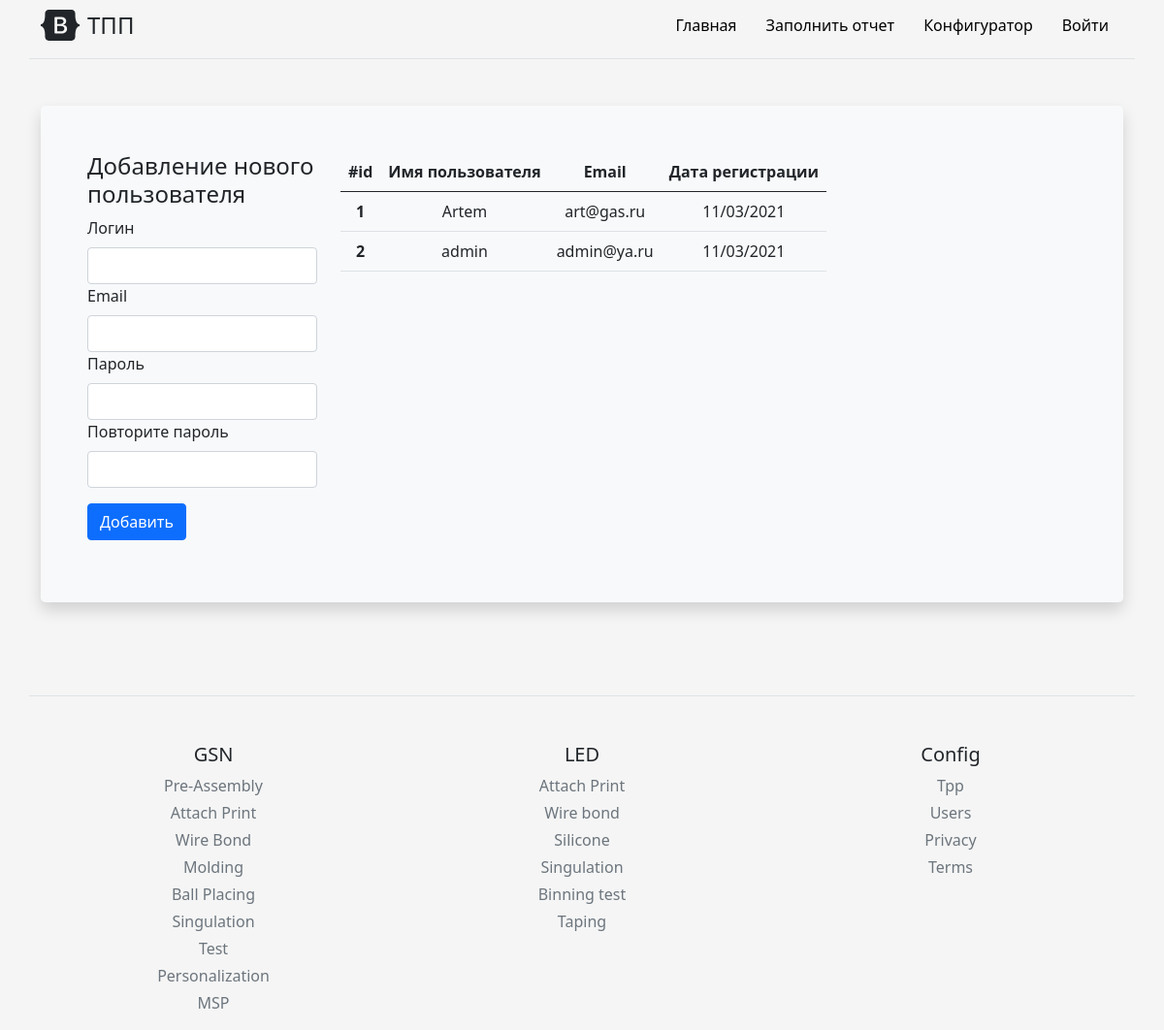
Page /config_user on the earlier database version.
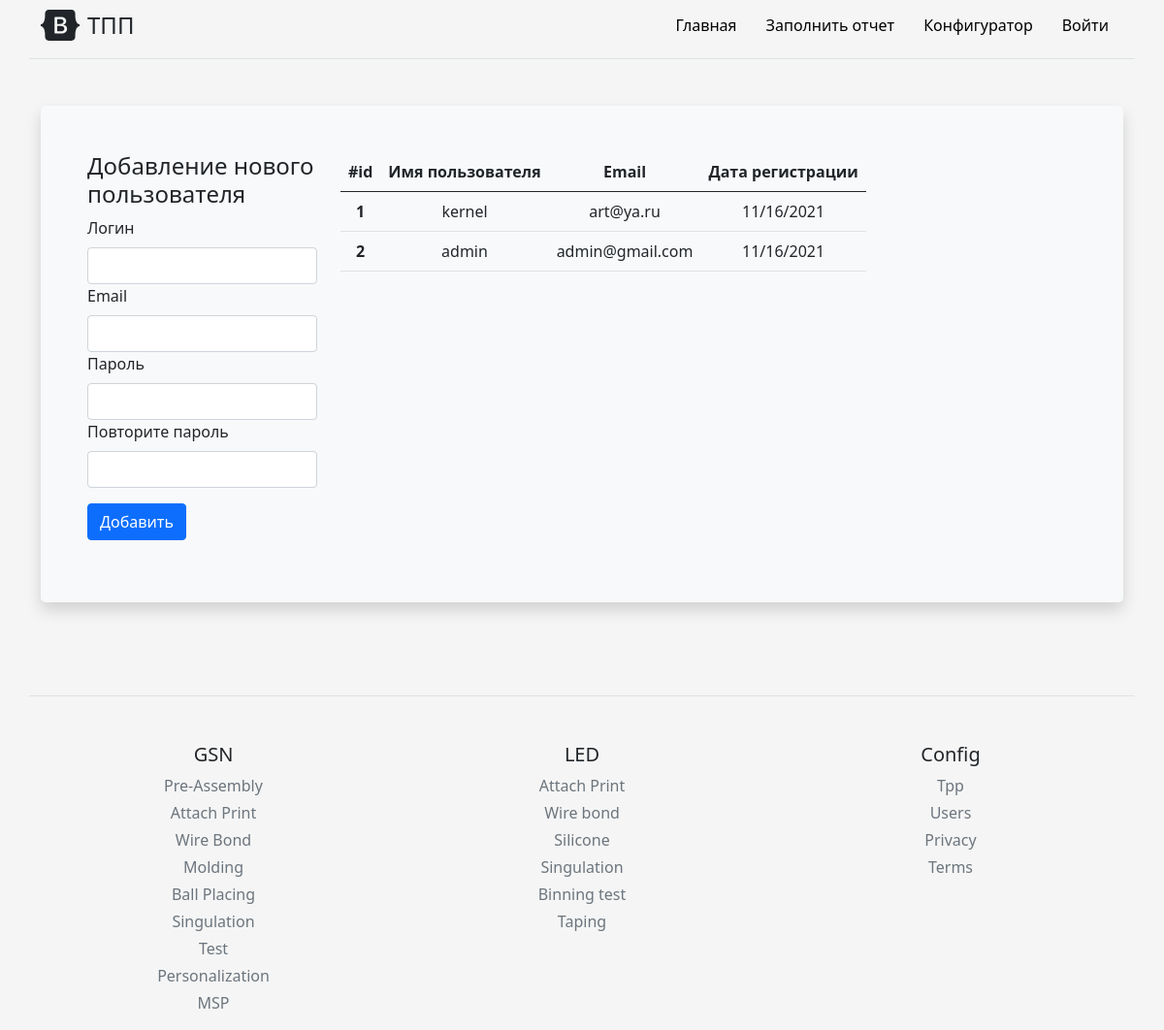
Same page on the later database version.
### models.py (models this page shows, shortened)
class User(UserMixin, db.Model):
    id = db.Column(db.Integer, primary_key=True)
    login = db.Column(db.String(64), index=True, unique=True)
    email = db.Column(db.String(64), index=True, unique=True)
    password_hash = db.Column(db.String(120), index=True, unique=True)
    time = db.Column(db.DateTime, index=True, default=datetime.utcnow)
    tpp = db.relationship('Tpp', backref='author', lazy='dynamic')

### routes.py (the view, shortened to what this page needs)
@app_routes.route('/config_user', methods=["POST", "GET"])
def config_user():
    from main import db
    from models import User
    users = db.session.query(User).all()
    return render_template('config_user.html', users=users)

### templates/config_user.html (shortened to what this page needs)
{% extends 'base.html' %}
{% block body %}
<div class="container py-4">
    <div class="p-5 mb-4 bg-light rounded-3 shadow">
        <div class="row align-items-md-stretch">
            <form class="col-md-3" method="post">
                <h4>Добавление нового пользователя</h4>
                <div class="col-sm-12">
                    <label for="user_login" class="form-label">Логин</label>
                    <input type="text" class="form-control" name="user_login" id="user_login" required>
                </div>
                <div class="col-sm-12">
                    <label for="user_email" class="form-label">Email</label>
                    <input type="text" class="form-control" name="user_email" id="user_email" required>
                </div>
                <div class="col-sm-12">
                    <label for="user_pass" class="form-label">Пароль</label>
                    <input type="text" class="form-control" name="user_pass" id="user_pass" required>
                </div>
                <div class="col-sm-12">
                    <label for="user_pass2" class="form-label">Повторите пароль</label>
                    <input type="text" class="form-control" name="user_pass2" id="user_pass2" required>
                </div>
                <div class="py-3">
                    <button class="btn btn-m btn-primary btn-block" type="submit" name="btn" value="add"> Добавить </button>
                </div>
            </form>
            <div class="col-md-9">
                <table class="table table-hover">
                    <thead>
                        <tr>
                        <th scope="col">#id</th>
                        <th scope="col">Имя пользователя</th>
                        <th scope="col">Email</th>
                        <th scope="col">Дата регистрации</th>
                        </tr>
                    </thead>
                    <tbody method="post" >
                        {% for item in users %}
                        <tr>
                        <th scope="row" name="up_table_id">{{item.id}}</th>
                        <td name="up_table_prod_name">{{item.login}}</td>
                        <td name="up_table_prod_name">{{item.email}}</td>
                        <td name="up_table_number">{{item.time.strftime("%m/%d/%Y")}}</td>
                        </tr>
                        {% endfor %}
                    </tbody>
                </table>
            </div>
         </div>
    </div>
</div>
{% endblock %}

### templates/base.html (shortened to what this page needs)
<!DOCTYPE html>
<html lang="en">
  <head>
    <link rel="stylesheet" href="https://cdn.jsdelivr.net/npm/bootstrap@5.1.0/dist/css/bootstrap.min.css">
    <link rel="stylesheet" href="{{ url_for('static', filename='css/main.css') }}">
  </head>
<body>
  <div class="py-2 container d-flex flex-column flex-md-row align-items-center pb-3 mb-4 border-bottom">
      <a href="/" class="d-flex align-items-center text-dark text-decoration-none">
        <span class="fs-4">ТПП</span>
      </a>
      <nav class="d-inline-flex mt-2 mt-md-0 ms-md-auto">
        <a class="nav__link" href="/">Главная</a>
        <a class="nav__link" href="/form">Заполнить отчет</a>
        <a class="nav__link" href="/config_tpp">Конфигуратор</a>
        {% if current_user.is_anonymous %}
        <a class="nav__link" href="/login">Войти</a>
        {% else %}
        <a class="nav__link" href="/logout">Выйти</a>
        {% endif %}
      </nav>
    </div>
{% block body %}{% endblock %}
</body>
<footer class="container pt-4 my-md-5 pt-md-5 border-top">
    <div class="text-center row">
      <div class="col-6 col-md">
        <h5>GSN</h5>
        <ul class="list-unstyled text-small">
          <li class="mb-1"><a class="link-secondary text-decoration-none" href="#">Pre-Assembly</a></li>
          <li class="mb-1"><a class="link-secondary text-decoration-none" href="#">Attach Print</a></li>
          <li class="mb-1"><a class="link-secondary text-decoration-none" href="#">Wire Bond</a></li>
          <li class="mb-1"><a class="link-secondary text-decoration-none" href="#">Molding</a></li>
          <li class="mb-1"><a class="link-secondary text-decoration-none" href="#">Ball Placing</a></li>
          <li class="mb-1"><a class="link-secondary text-decoration-none" href="#">Singulation</a></li>
          <li class="mb-1"><a class="link-secondary text-decoration-none" href="#">Test</a></li>
          <li class="mb-1"><a class="link-secondary text-decoration-none" href="#">Personalization</a></li>
          <li class="mb-1"><a class="link-secondary text-decoration-none" href="#">MSP</a></li>
        </ul>
      </div>
      <div class="col-6 col-md">
        <h5>LED</h5>
        <ul class="list-unstyled text-small">
          <li class="mb-1"><a class="link-secondary text-decoration-none" href="#">Attach Print </a></li>
          <li class="mb-1"><a class="link-secondary text-decoration-none" href="#">Wire bond</a></li>
          <li class="mb-1"><a class="link-secondary text-decoration-none" href="#">Silicone</a></li>
          <li class="mb-1"><a class="link-secondary text-decoration-none" href="#">Singulation</a></li>
          <li class="mb-1"><a class="link-secondary text-decoration-none" href="#">Binning test</a></li>
          <li class="mb-1"><a class="link-secondary text-decoration-none" href="#">Taping</a></li>
        </ul>
      </div>
      <div class="col-6 col-md">
        <h5>Config</h5>
        <ul class="list-unstyled text-small">
          <li class="mb-1"><a class="link-secondary text-decoration-none" href="/config_tpp">Tpp</a></li>
          <li class="mb-1"><a class="link-secondary text-decoration-none" href="/config_user">Users</a></li>
          <li class="mb-1"><a class="link-secondary text-decoration-none" href="#">Privacy</a></li>
          <li class="mb-1"><a class="link-secondary text-decoration-none" href="#">Terms</a></li>
        </ul>
      </div>
    </div>
</footer>
</html>

### static/css/main.css (style rules this page uses)
html, body { height: 100%; background-color: #f5f5f5; }
.shadow { background: #ffcc00; box-shadow: 0 0 10px rgba(0,0,0,0.5); padding: 10px; }
.table { display: block; border-collapse: collapse; width: 100%; overflow: auto; }
th, td { text-align: center; padding: 8px; }
.nav__link { display: inline-block; vertical-align: top; margin: 0 15px; position: relative; color: rgb(0, 0, 0); text-decoration: none; transition: color .1s linear; }
.nav__link:after { content: ""; display: block; width: 100%; height: 3px; opacity: 0; background-color: #656872; position: absolute; top: 100%; left: 0; z-index: 1; transition: opacity .1s linear; }

Differences in the rows shown:
changed User id 1: login "Artem" → "kernel"; email "art@gas.ru" → "art@ya.ru"; time "11/03/2021" → "11/16/2021"
changed User "admin": email "admin@ya.ru" → "admin@gmail.com"; time "11/03/2021" → "11/16/2021"
